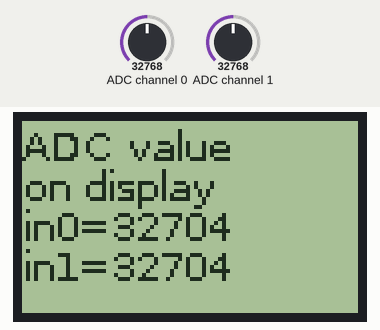
Recording of a program running on a simulated Raspberry Pi (BCM pin numbers). Shown: 84×48 one-colour display. Inputs (shaded band) come from the test bench; at power-on: ADC channel 0 = 32768, ADC channel 1 = 32768 (analog values on the 0–65535 scale).

Above: at 1.2 s.
1.3 s: ADC channel 0 set to 45874
At 2.8 s:
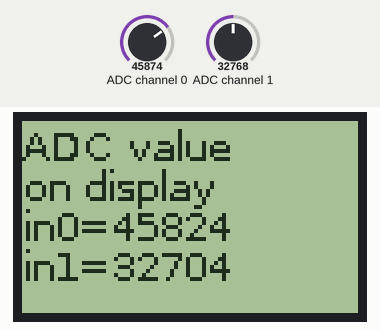
4.6 s: ADC channel 1 set to 45874
At 6.1 s:
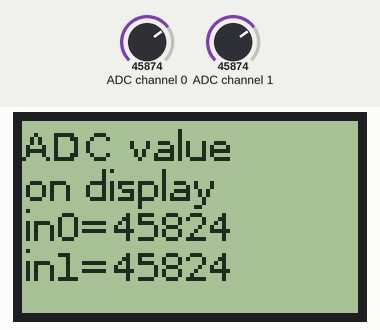
7.8 s: ADC channel 0 set to 57670
At 9.2 s:
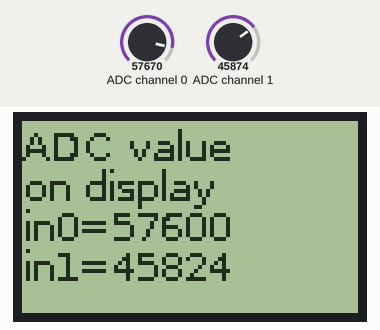
11.0 s: ADC channel 1 set to 57670
At 12.5 s:
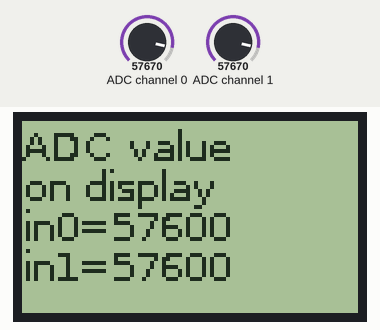
14.2 s: ADC channel 0 set to 65535
At 15.5 s:
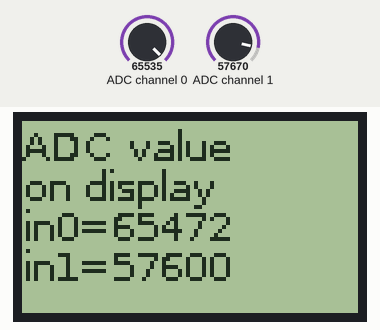
17.3 s: ADC channel 1 set to 65535
At 18.8 s:
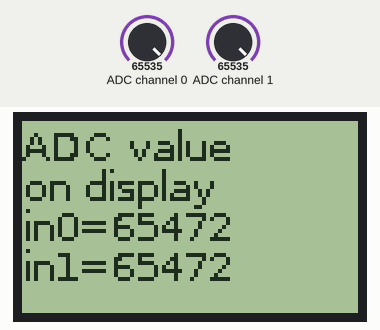
Timing chart, 0 to 20.3 s (numbered marks = the images above; inputs shaded):
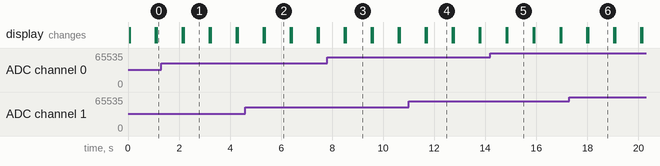

The program:

Ex2.py
```python
import board
import busio
import digitalio
from PIL import Image, ImageDraw, ImageFont
import adafruit_pcd8544
import adafruit_mcp3xxx.mcp3008
from adafruit_mcp3xxx.analog_in import AnalogIn
import time

spi = busio.SPI(board.SCK, MOSI=board.MOSI)
dc = digitalio.DigitalInOut(board.D6)
cs = digitalio.DigitalInOut(board.CE1)
reset = digitalio.DigitalInOut(board.D5)

potentiometer_spi = busio.SPI(board.SCK, MOSI=board.MOSI, MISO=board.MISO)
potentiometer_cs = digitalio.DigitalInOut(board.CE0)

mcp = adafruit_mcp3xxx.mcp3008.MCP3008(potentiometer_spi, potentiometer_cs)
mcp_channel_0 = AnalogIn(mcp, adafruit_mcp3xxx.mcp3008.P0)
mcp_channel_1 = AnalogIn(mcp, adafruit_mcp3xxx.mcp3008.P1)

display = adafruit_pcd8544.PCD8544(spi, dc, cs, reset)

FONTSIZE = 10

display.bias = 5
display.contrast = 50

image = Image.new("1", (display.width, display.height))
draw = ImageDraw.Draw(image)
font = ImageFont.truetype("/usr/share/fonts/truetype/dejavu/DejaVuSans.ttf", FONTSIZE)

while True:
    draw.rectangle((0, 0, display.width, display.height), outline=0, fill=0)

    potentiometer_value_0 = mcp_channel_0.value
    potentiometer_value_1 = mcp_channel_1.value
    draw.text((0, 0), "ADC value", font=font, fill=255)
    draw.text((0, 10), "on display", font=font, fill=255)
    draw.text((0, 20), "in0=" + str(potentiometer_value_0), font=font, fill=255)
    draw.text((0, 30), "in1=" + str(potentiometer_value_1), font=font, fill=255)

    display.fill(0)
    display.show()

    display.image(image)
    display.show()

    time.sleep(1)
```

Measured:
- after the input at 1.3 s, the display: first differs from a run without the input after 0.89 s (image 1)
- after the input at 4.6 s, the display: first differs from a run without the input after 0.76 s (image 2)
- after the input at 7.8 s, the display: first differs from a run without the input after 0.73 s (image 3)
- after the input at 11.0 s, the display: first differs from a run without the input after 0.70 s (image 4)
- after the input at 14.2 s, the display: first differs from a run without the input after 0.67 s (image 5)
- after the input at 17.3 s, the display: first differs from a run without the input after 0.74 s (image 6)
- what the display in image 1 shows lasts 1.0 s, from 2.2 s to 3.2 s
